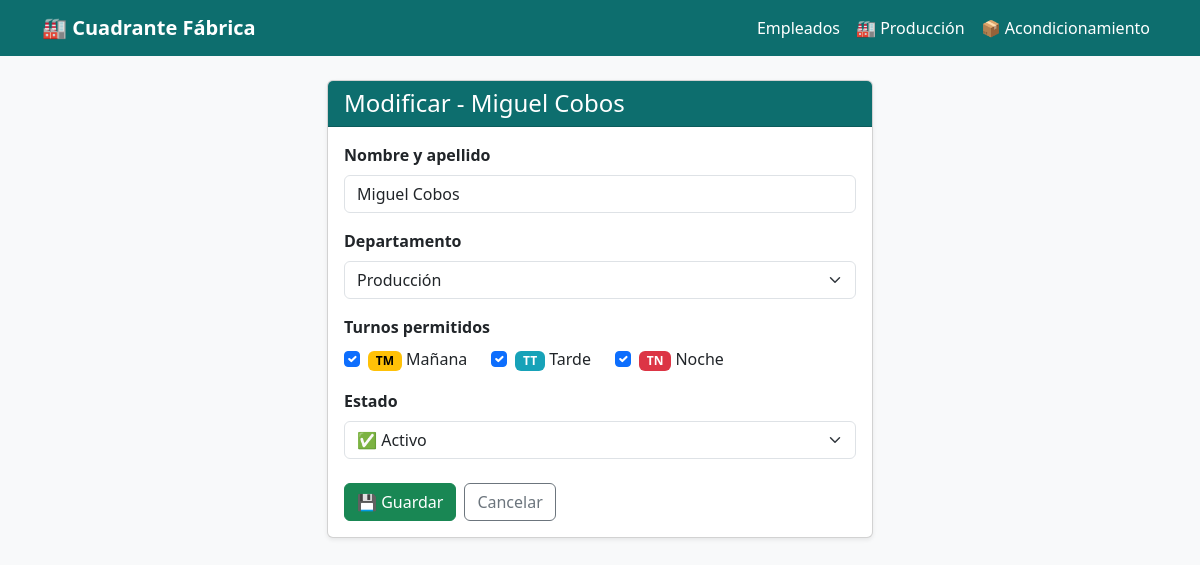
/employees/4/edit/, run on the app's committed database.
### employees/models.py (models this page shows, shortened)
class Employee(models.Model):
    DEPARTAMENTO_CHOICES = [
        ('produccion',        'Producción'),
        ('acondicionamiento', 'Acondicionamiento'),
    ]
    name           = models.CharField(max_length=100)
    departamento   = models.CharField(max_length=20, choices=DEPARTAMENTO_CHOICES, default='produccion')
    puede_TM       = models.BooleanField(default=True, verbose_name='TM')
    puede_TT       = models.BooleanField(default=True, verbose_name='TT')
    puede_TN       = models.BooleanField(default=True, verbose_name='TN')
    en_baja        = models.BooleanField(default=False, verbose_name='En baja')
    baja_inicio    = models.DateField(null=True, blank=True, verbose_name='Inicio baja')
    baja_fin       = models.DateField(null=True, blank=True, verbose_name='Fin baja')
    class Meta:
        ordering = ['departamento', 'name']

### employees/views.py (the view, shortened to what this page needs)
# urls.py: path('<int:pk>/edit/',   views.employee_edit,   name='employee_edit'),
def employee_edit(request, pk):
    employee = get_object_or_404(Employee, pk=pk)
    old_en_baja    = employee.en_baja
    old_baja_inicio = employee.baja_inicio
    form = EmployeeForm(request.POST or None, instance=employee)
    return render(request, 'employees/employee_form.html', {
        'form':  form,
        'title': f'Modificar - {employee.name}',
    })

### employees/templates/employees/employee_form.html (shortened to what this page needs)
{% extends 'base.html' %}
{% block content %}
<div class="row justify-content-center">
  <div class="col-md-6">
    <div class="card shadow-sm">
      <div class="card-header" style="background-color:#0d6e6e; color:white;">
        <h4 class="mb-0">{{ title }}</h4>
      </div>
      <div class="card-body">
        <form method="post">
          <div class="mb-3">
            <label class="form-label fw-bold">Nombre y apellido</label>
            {{ form.name }}
          </div>
          <div class="mb-3">
            <label class="form-label fw-bold">Departamento</label>
            {{ form.departamento }}
          </div>
          <div class="mb-3">
            <label class="form-label fw-bold d-block">Turnos permitidos</label>
            <div class="d-flex gap-4 mt-2">
              <div class="form-check">
                {{ form.puede_TM }}
                <label class="form-check-label">
                  <span class="badge" style="background-color:#ffc107; color:#000;">TM</span> Mañana
                </label>
              </div>
              <div class="form-check">
                {{ form.puede_TT }}
                <label class="form-check-label">
                  <span class="badge" style="background-color:#17a2b8; color:#fff;">TT</span> Tarde
                </label>
              </div>
              <div class="form-check">
                {{ form.puede_TN }}
                <label class="form-check-label">
                  <span class="badge" style="background-color:#dc3545; color:#fff;">TN</span> Noche
                </label>
              </div>
            </div>
          </div>
          <div class="mb-3">
            <label class="form-label fw-bold">Estado</label>
            <select name="estado" class="form-select" id="estado-select">
              <option value="activo" {% if not form.instance.en_baja %}selected{% endif %}>✅ Activo</option>
            </select>
          </div>
          <div class="d-flex gap-2 mt-4">
            <button type="submit" class="btn btn-success">💾 Guardar</button>
            <a href="{% url 'employee_list' %}" class="btn btn-outline-secondary">Cancelar</a>
          </div>
        </form>
      </div>
    </div>
  </div>
</div>
{% endblock %}

### templates/base.html (style rules this page uses)
body { background-color: #f8f9fa; }

### data on the page
Employee: name "Miguel Cobos", departamento "Producción", puede_TM "☑", puede_TT "☑", puede_TN "☑", estado "✅ Activo"

### other printed values
{{ title }} "Modificar - Miguel Cobos"
